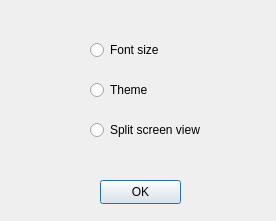
<?xml version="1.0" encoding="UTF-8"?>
<ui version="4.0">
 <class>editor_settings</class>
 <widget class="QDialog" name="editor_settings">
  <property name="geometry">
   <rect>
    <x>0</x>
    <y>0</y>
    <width>276</width>
    <height>221</height>
   </rect>
  </property>
  <property name="windowTitle">
   <string>Dialog</string>
  </property>
  <widget class="QRadioButton" name="rbFontSize">
   <property name="geometry">
    <rect>
     <x>90</x>
     <y>40</y>
     <width>89</width>
     <height>20</height>
    </rect>
   </property>
   <property name="text">
    <string>Font size</string>
   </property>
  </widget>
  <widget class="QRadioButton" name="rbTheme">
   <property name="geometry">
    <rect>
     <x>90</x>
     <y>80</y>
     <width>89</width>
     <height>20</height>
    </rect>
   </property>
   <property name="text">
    <string>Theme</string>
   </property>
  </widget>
  <widget class="QRadioButton" name="rbSplitSrceenView">
   <property name="geometry">
    <rect>
     <x>90</x>
     <y>120</y>
     <width>131</width>
     <height>20</height>
    </rect>
   </property>
   <property name="text">
    <string>Split screen view</string>
   </property>
  </widget>
  <widget class="QPushButton" name="pbOK">
   <property name="geometry">
    <rect>
     <x>100</x>
     <y>180</y>
     <width>81</width>
     <height>24</height>
    </rect>
   </property>
   <property name="text">
    <string>OK</string>
   </property>
  </widget>
 </widget>
 <resources/>
 <connections/>
</ui>
